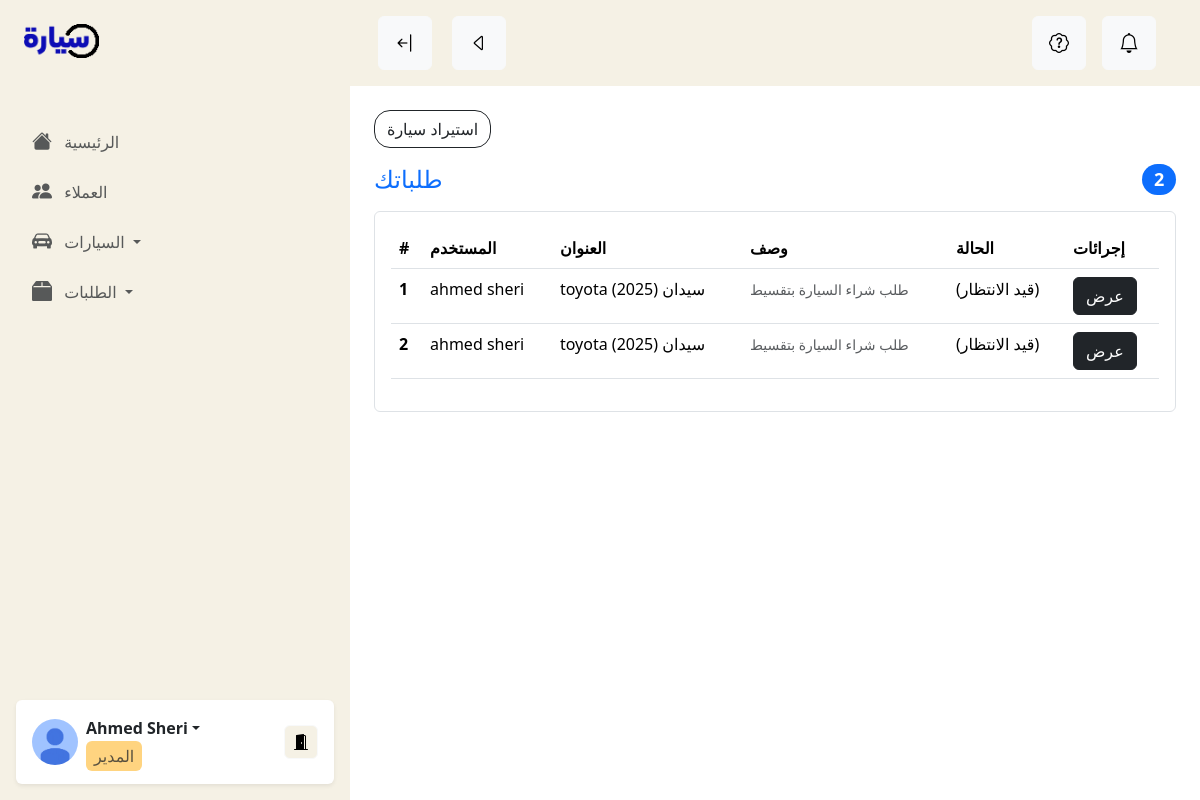
The page /en-us/dashboard/orders?order_type=car_installment on the database its author committed.
### customer/models.py (models this page shows, shortened)
class OrderModel(models.Model):
    customer = models.ForeignKey('auth.User', on_delete=models.CASCADE, related_name="car_orders", verbose_name="العميل", null=True)
    order_type = models.CharField(
        max_length=20,
        choices=OrderTypeChoices,
        verbose_name="نوع الطلب"
    )
    buy_car_order = models.OneToOneField(BuyCarOrderModel, on_delete=models.CASCADE, verbose_name="مودل طلب شراء السيارة", null=True)
    buy_vehicle_order = models.OneToOneField(BuyVehicleOrderModel, on_delete=models.CASCADE, verbose_name="مودل طلب شراء السيارة", null=True)
    car_rental_order = models.OneToOneField(RentalOrderModel, on_delete=models.CASCADE, verbose_name="مودل طلب ايجار السيارة", null=True)
    car_installment_order = models.OneToOneField(InstallmentRequestModel, on_delete=models.CASCADE, verbose_name="مودل طلب تقسيط السيارة", null=True)
    vehicle_rental_order = models.OneToOneField(VehicleRentalOrder, on_delete=models.CASCADE, verbose_name="مودل طلب نقل حمولة", null=True)
    order_id = models.CharField(max_length=50, default=RandomOrderIDGen, null=True)
    created_at = models.DateTimeField(auto_now_add=True, verbose_name="تاريخ الإنشاء")
    updated_at = models.DateTimeField(auto_now=True, verbose_name="تاريخ التعديل")

class InstallmentRequestModel(models.Model):
    customer_name = models.CharField(max_length=100, verbose_name="اسم العميل", null=True)
    customer_email = models.EmailField(verbose_name="البريد الإلكتروني", null=True)
    customer_phone = models.CharField(max_length=15, verbose_name="رقم الهاتف", null=True)
    car = models.ForeignKey(CarModel, on_delete=models.CASCADE)  # السيارة
    financing_plan = models.ForeignKey(FinancingPlanModel, on_delete=models.CASCADE)  # خطة التمويل
    created_at = models.DateTimeField(auto_now_add=True)  # تاريخ إنشاء الطلب
    status = models.CharField(
        max_length=20,
        choices=[('pending', 'قيد الانتظار'), ('approved', 'مقبول'), ('rejected', 'مرفوض')],
        default='pending',
    )  # حالة الطلب
    notes = models.TextField(null=True, blank=True, verbose_name="ملاحظات إضافية")

class CarModel(models.Model):
    title = models.CharField(max_length=80, verbose_name="العنوان", help_text="عنوان قصير للسيارة", null=True)
    provider = models.ForeignKey('auth.User', on_delete=models.CASCADE, help_text="صاحب السيارة", null=True)
    offered = models.CharField(
        max_length=20,
        choices=CAR_OFFERED_FOR,
        verbose_name="معروض",
        help_text="اختر نوع عرض السيارة من الخيارات المتاحة.",
        default='1'
    )
    brand = models.CharField(
        max_length=20,
        choices=BRANDS,
        verbose_name="الماركة",
        help_text="اختر ماركة السيارة من الخيارات المتاحة."
    )
    model = models.CharField(max_length=50, verbose_name="موديل السيارة", help_text="أدخل موديل السيارة بشكل دقيق.")
    year = models.PositiveIntegerField(verbose_name="سنة الصنع", help_text="أدخل سنة الصنع السيارة.", null=True)
    type = models.CharField(
        max_length=50,
        verbose_name="النوع",
        help_text="أدخل نوع السيارة (مثل: سيدان، هاتشباك، إلخ)."
    )
    category = models.CharField(
        max_length=20,
        choices=CATEGORIES,
        verbose_name="الفئة",
        help_text="اختر الفئة التي تنتمي إليها السيارة (مثل: رياضية، عائلية، إلخ)."
    )
    exterior_color = models.CharField(
        max_length=20,
        choices=EXTERIOR_COLORS,
        verbose_name="اللون الخارجي",
        help_text="اختر اللون الخارجي للسيارة."
    )
    interior_color = models.CharField(
        max_length=20,
        choices=INTERIOR_COLORS,
        verbose_name="اللون الداخلي",
        help_text="اختر اللون الداخلي للسيارة."
    )
    origin = models.CharField(
        max_length=50,
        verbose_name="الوارد",
        help_text="أدخل البلد الذي وردت منه السيارة."
    )
    fuel_type = models.CharField(
        max_length=20,
        choices=FUEL_TYPES,
        verbose_name="نوع الوقود",
        help_text="اختر نوع الوقود المستخدم في السيارة (بنزين، ديزل، إلخ)."
    )
    transmission_type = models.CharField(
        max_length=20,
        choices=TRANSMISSION_TYPES,
        verbose_name="نوع القير",
        help_text="اختر نوع القير (يدوي، أوتوماتيك، إلخ)."
    )
    cylinder_count = models.PositiveIntegerField(
        verbose_name="عدد السلندرات",
        help_text="أدخل عدد السلندرات في المحرك."
    )
    condition = models.CharField(
        max_length=10,
        choices=CONDITIONS,
        verbose_name="الحالة",
        help_text="اختر حالة السيارة (جديدة، مستعملة، إلخ)."
    )
    engine_capacity = models.DecimalField(
        max_digits=4,
        decimal_places=1,
        verbose_name="حجم المحرك",
        help_text="أدخل حجم المحرك باللتر (مثال: 2.0)."
    )
    drivetrain = models.CharField(
        max_length=20,
        choices=DRIVETRAINS,
        verbose_name="نوع الدفع",
        help_text="اختر نوع الدفع (دفع أمامي، دفع خلفي، دفع رباعي)."
    )
    keys_count = models.PositiveIntegerField(
        verbose_name="عدد مفاتيح السيارة",
        help_text="أدخل عدد المفاتيح المتاحة للسيارة."
    )
    seat_count = models.PositiveIntegerField(
        verbose_name="عدد المقاعد",
        help_text="أدخل عدد المقاعد في السيارة."
    )
    engine_type = models.CharField(
        max_length=20,
        choices=ENGINE_TYPES,
        verbose_name="نوع المحرك",
        help_text="اختر نوع المحرك (بنزين، كهربائي، هجين)."
    )
    fuel_tank_capacity = models.PositiveIntegerField(
        verbose_name="سعة خزان الوقود (لتر)",
        help_text="أدخل سعة خزان الوقود باللتر."
    )
    horsepower = models.PositiveIntegerField(
        verbose_name="القدرة بالحصان",
        help_text="أدخل قدرة المحرك بالحصان."
    )
    door_count = models.PositiveIntegerField(
        verbose_name="عدد الابواب",
        help_text="أدخل عدد الأبواب في السيارة."
    )
    icon = models.ImageField(
        upload_to='car_icons/',
        verbose_name="الصورة الرئيسية",
        blank=True, null=True,
        help_text="اختر صورة الرئيسية التي ستظهر للسيارة (اختياري)."
    )
    price = models.DecimalField(max_digits=10, decimal_places=3, help_text="سعر السيارة", verbose_name="السعر", null=True)
    car_id = models.CharField(max_length=50, default=RandomCarIDGen, null=True)
    def __str__(self):
        return f"{self.brand} {self.type} ({self.model})"

### accounts/models.py (models this page shows)
class UserProfile(models.Model):
    user = models.OneToOneField(User, on_delete=models.CASCADE)
    phone_number = models.CharField(max_length=254)
    gender = models.CharField(max_length=254, choices=GenderFields)
    img_base64 = models.TextField(null=True)
    balance = models.DecimalField(max_digits=10, decimal_places=3, help_text="رصيدك الحالي", verbose_name="الرصيد", default=0)
    is_dealer = models.BooleanField(default=False, verbose_name="هل هو معرض؟")
    @property
    def get_full_name(self):
        return f'{self.user.first_name} {self.user.last_name}'

### dashboard/views.py (the view)
# urls.py: path("orders", views.orders, name="dashboard_orders"),
def orders(request):
    user = request.user
    order_type = request.GET.get('order_type', '')
    orders = OrderModel.objects.filter().order_by('-id')
    if order_type:orders=orders.filter(order_type=order_type)
    return render(request, 'dashboard/orders/orders.html', {'orders':orders})

### templates/dashboard/orders/orders.html (shortened to what this page needs)
{% extends "dashboard_base.html" %}
{% load panel_tags %}
{% load i18n %}
{% block content %}
<div class="container p-4 ">
    <div class="d-flex mb-3 justify-content-center justify-content-sm-start">
        <a class="btn btn-outline-dark rounded-4 me-2" data-bs-toggle="modal" data-bs-target="#modalCarimportOrder">استيراد سيارة</a>
    </div>
    <div class="order-md-last">
        <h4 class="d-flex justify-content-between align-items-center mb-3">
          <span class="text-primary">طلباتك</span>
          <span class="badge bg-primary rounded-pill">{{orders.count}}</span>
        </h4>
        <div class="border rounded p-3 mb-3">
          <table class="table">
              <thead>
                  <tr>
                      <th>#</th>
                      <th>المستخدم</th>
                      <th>العنوان</th>
                      <th>وصف</th>
                      <th>الحالة</th>
                      <th>إجرائات</th>
                  </tr>
              </thead>
              <tbody>
                  {% for order in orders %}
                  <tr>
                      <th scope="row">{{ forloop.counter }}</th>
                      <td>{{ order.customer.userprofile.get_full_name }}</td>
                        {% if order.order_type == 'buy_car' %}
                        <td>
                          {{order.buy_car_order.car.title}}
                        </td>
                        <td>
                          <small class="text-body-secondary">شراء وشحن السيارة</small>
                        </td>
                        <td>
                          <span class="text-nowrap">({{order.buy_car_order.get_status_display}})</span>
                        </td>
                      {% elif order.order_type == 'car_installment' %}
                      <td>
                        {{order.car_installment_order.car}}
                      </td>
                      <td>
                        <small class="text-body-secondary">طلب شراء السيارة بتقسيط</small>
                      </td>
                      <td>
                        <span class="text-nowrap">({{order.car_installment_order.get_status_display}})</span>
                      </td>
                      {% endif %}
                      <td>
                        <a
                        {% if order.order_type == 'buy_car'%}
                        href="{% url 'dashboard_view_buy_car_order' order.id %}"
                        {% elif order.order_type == 'car_import' %}
                        href="{% url 'dashboard_view_car_import_order' order.id %}"
                        {% elif order.order_type == 'car_rental' %}
                        href="{% url 'dashboard_view_car_rental_order' order.id %}"
                        {% elif order.order_type == 'car_installment' %}
                        href="{% url 'dashboard_view_car_installment_order' order.id %}"
                        {% endif %}
                         class="btn btn-dark">عرض</a>
                      </td>
                  </tr>
                  {% empty %}
                  <tr>
                      <td colspan="8" class="text-center">لا توجد سيارات متاحة حالياً.</td>
                  </tr>
                  {% endfor %}
              </tbody>
          </table>
      </div>
      </div>
</div>
<div class="py-4"></div>
{% endblock content %}

### sayyar/static/css/dashboard/base.css (style rules this page uses)
:root { --light-orange: 255, 212, 128; --light-orange-hover: 200, 212, 128; --bs-tertiary-bg-rgb: 245, 241, 229; }

### rows shown on the page
OrderModel: customer.userprofile.get_full_name "ahmed sheri", car_installment_order.car "toyota سيدان (2025)", car_installment_order.status "قيد الانتظار"
OrderModel: customer.userprofile.get_full_name "ahmed sheri", car_installment_order.car "toyota سيدان (2025)", car_installment_order.status "قيد الانتظار"

### other values the page prints
{{ orders.count }} "2"
